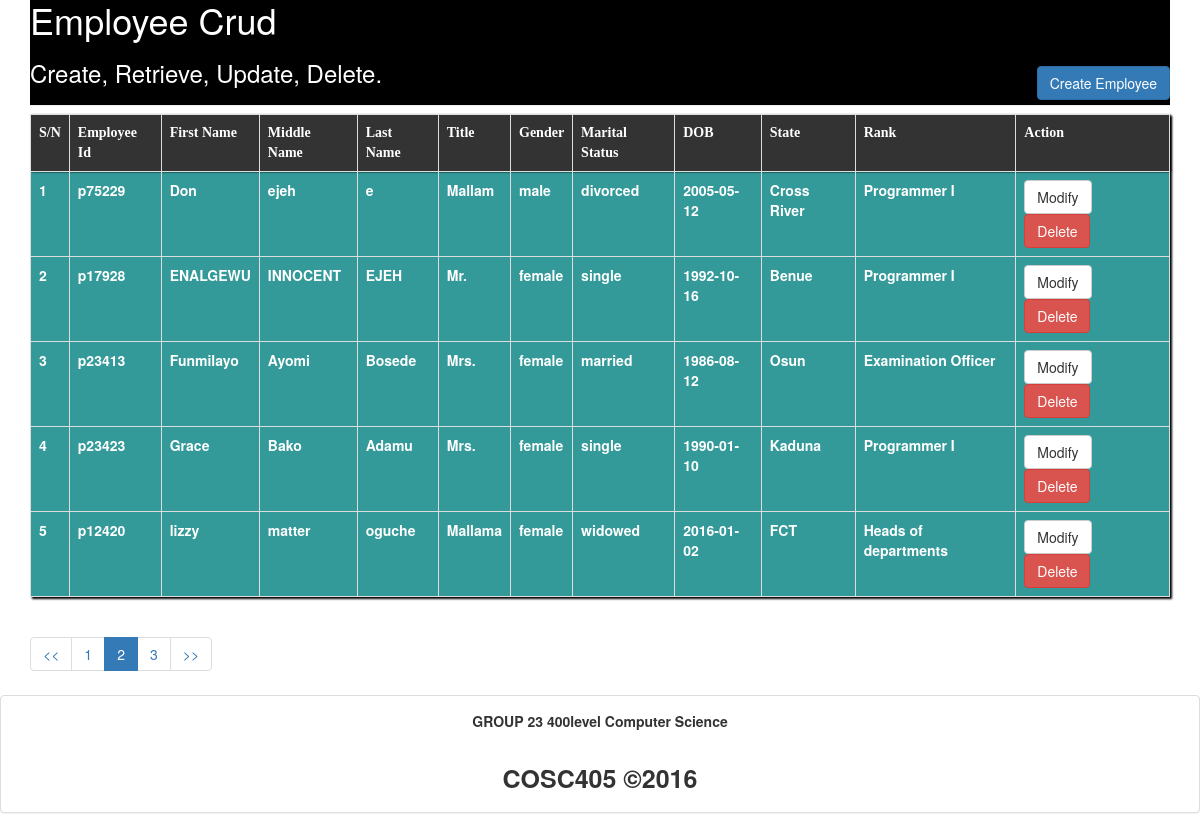
The app's page /index.php?page=2 with its own data.
### tables this page shows
CREATE TABLE `employee` (
  `employeeid` varchar(6) NOT NULL,
  `fname` varchar(30) NOT NULL,
  `lname` varchar(30) NOT NULL,
  `oname` varchar(30) NOT NULL,
  `title` enum('Mr.','Mrs.','Mallam','Mallama','Chief','Dr.','Prof.','Hon.') NOT NULL,
  `gender` enum('male','female') NOT NULL,
  `marital_status` enum('married','single','divorced','widowed') NOT NULL DEFAULT 'single',
  `dob` date NOT NULL,
  `stateid` int(11) NOT NULL,
  `rankid` int(11) NOT NULL
);

CREATE TABLE `state` (
  `stateid` int(11) NOT NULL DEFAULT '0',
  `statename` varchar(20) NOT NULL
);

CREATE TABLE `rank` (
  `rankid` int(11) NOT NULL,
  `rankname` varchar(50) NOT NULL
);

### classes/employee.php (called while the page is built, shortened)
<?php
class Employee{
    private $conn;
    private $table_name = "employee";
    public function __construct($db){
        $this->conn = $db;
    }
    function readAll($page, $from_record_num, $records_per_page){
    $query = "SELECT
                employeeid, fname, lname, oname, title, gender, marital_status, dob, stateid,rankid
            FROM
                " . $this->table_name . "
            ORDER BY
                fname ASC
            LIMIT
                {$from_record_num}, {$records_per_page}";
    $stmt = $this->conn->prepare( $query );
    $stmt->execute();
    return $stmt;
    }
}
?>

### classes/state.php (called while the page is built, shortened)
<?php
class State{
    private $conn;
    private $table_name = "state";
    public $stateid;
    public function __construct($db){
        $this->conn = $db;
    }
        function readName(){
        $query = "SELECT statename FROM " . $this->table_name . " WHERE stateid = ? limit 0,1";
        $stmt = $this->conn->prepare( $query );
        $stmt->bindParam(1, $this->stateid);
        $stmt->execute();
        $row = $stmt->fetch(PDO::FETCH_ASSOC);
        $this->statename = $row['statename'];
}
}
?>

### classes/rank.php (called while the page is built, shortened)
<?php
class Rank{
    private $conn;
    private $table_name = "rank";
    public $rankid;
    public function __construct($db){
        $this->conn = $db;
    }
        function readName(){
        $query = "SELECT rankname FROM " . $this->table_name . " WHERE rankid = ? limit 0,1";
        $stmt = $this->conn->prepare( $query );
        $stmt->bindParam(1, $this->rankid);
        $stmt->execute();
        $row = $stmt->fetch(PDO::FETCH_ASSOC);
        $this->rankname = $row['rankname'];
}
}
?>

### index.php (the view, shortened to what this page needs)
<?php
include_once "header.php";
echo "<div class='right-button-margin'>";
    echo "<a href='create_employee.php' class='btn btn-primary pull-right'>Create Employee</a>";
echo "</div>";
$page = isset($_GET['page']) ? $_GET['page'] : 1;
$records_per_page = 5;
$from_record_num = ($records_per_page * $page) - $records_per_page;
include_once 'classes/employee.php';
include_once 'classes/state.php';
include_once 'classes/rank.php';
$database = new Database();
$db = $database->getConnection();
$employee = new Employee($db);
$stmt = $employee->readAll($page, $from_record_num, $records_per_page);
$num = $stmt->rowCount();
if($num>0){
    $state = new State($db);
    $rank = new Rank($db);
    echo "<table class='table table-hover table-responsive table-bordered tabBody' >";
        echo "<tr class='headTr'>";
            echo "<th>S/N</th>";
            echo "<th>Employee Id</th>";
            echo "<th>First Name</th>";
            echo "<th>Middle Name</th>";
            echo "<th>Last Name</th>";
            echo "<th>Title</th>";
            echo "<th>Gender</th>";
            echo "<th>Marital Status</th>";
            echo "<th>DOB</th>";
            echo "<th>State</th>";
            echo "<th>Rank</th>";
            echo "<th>Action</th>";
        echo "</tr>";
            $no = 1;
        while ($row = $stmt->fetch(PDO::FETCH_ASSOC)){
            extract($row);
            echo "<tr>";
                echo "<td>{$no}</td>";
                echo "<td>{$employeeid}</td>";
                echo "<td>{$fname}</td>";
                echo "<td>{$lname}</td>";
                echo "<td>{$oname}</td>";
                echo "<td>{$title}</td>";
                echo "<td>{$gender}</td>";
                echo "<td>{$marital_status}</td>";
                echo "<td>{$dob}</td>";
                echo "<td>";
                    $state->stateid = $stateid;
                    $state->readName();
                    echo $state->statename;
                echo "</td>";
                 echo "<td>";
                    $rank->rankid = $rankid;
                    $rank->readName();
                    echo $rank->rankname;
                echo "</td>";
                echo "<td>";
                    echo "<a href='update_employee.php?id={$employeeid}' class='btn btn-default left-margin'>Modify</a>";
                    echo "<a delete-id='{$employeeid}' class='btn btn-danger delete-object'>Delete</a>";
                echo "</td>";
            echo "</tr>";
        $no++;
        }
    echo "</table>";
    include_once 'paging_employee.php';
}
else{
    echo "<div>No Employee found.</div>";
}
?>
<?php
include_once "footer.php";
?>

### records on screen
employee: employeeid "p75229", fname "Don", lname "ejeh", oname "e", title "Mallam", gender "male", marital_status "divorced", dob "2005-05-12", stateid.statename "Cross River", rankid.rankname "Programmer I"
employee: employeeid "p17928", fname "ENALGEWU", lname "INNOCENT", oname "EJEH", title "Mr.", gender "female", marital_status "single", dob "1992-10-16", stateid.statename "Benue", rankid.rankname "Programmer I"
employee: employeeid "p23413", fname "Funmilayo", lname "Ayomi", oname "Bosede", title "Mrs.", gender "female", marital_status "married", dob "1986-08-12", stateid.statename "Osun", rankid.rankname "Examination Officer"
employee: employeeid "p23423", fname "Grace", lname "Bako", oname "Adamu", title "Mrs.", gender "female", marital_status "single", dob "1990-01-10", stateid.statename "Kaduna", rankid.rankname "Programmer I"
employee: employeeid "p12420", fname "lizzy", lname "matter", oname "oguche", title "Mallama", gender "female", marital_status "widowed", dob "2016-01-02", stateid.statename "FCT", rankid.rankname "Heads of departments"
